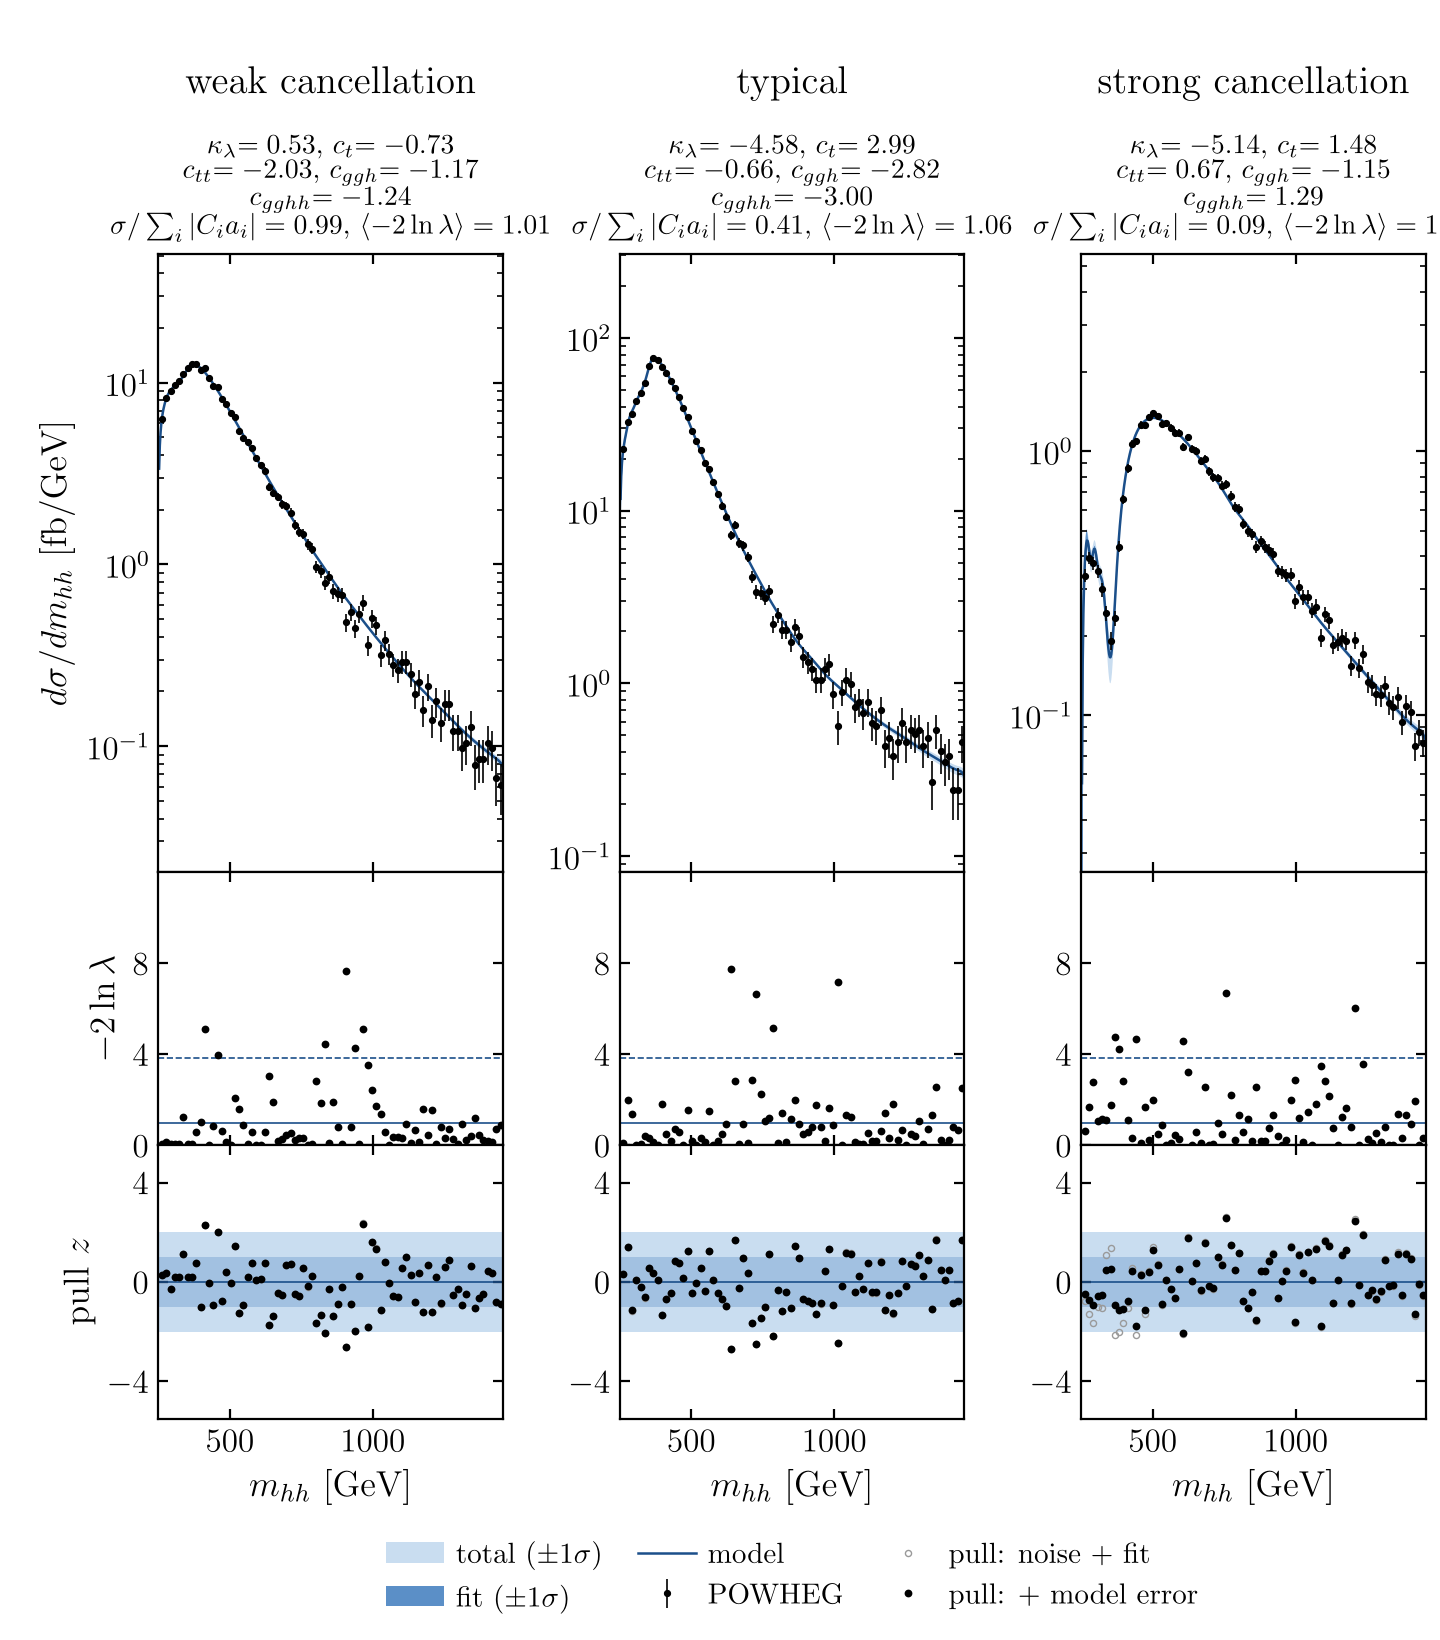

Here is the Python script that generated this plot:
# Paper figure: three test spectra, chosen by how strongly their 23 terms cancel
# (weak, typical, strong; in each case the spectrum with the median likelihood-ratio
# statistic of its cancellation fifth).  For each: the spectrum, the per-bin
# likelihood-ratio statistic -2 ln lambda, lambda = P(n; mu)/P(n; n), and the pull z(m) = (n - mu)/sd.
import numpy as np, matplotlib.pyplot as plt
exec(open('smooth_common.py').read())
plt.rcParams.update({"text.usetex": True, "font.family": "serif", "font.size": 13})
mg, dens, dvar, dS, epsg, th = D['mg'], D['dens'], D['dvar'], D['dS'], D['epsg'], D['th']
nS = len(T); edges = 255 + 15 * np.arange(81); mhh = edges[:-1] + 7.5

# per-bin -2 ln lambda (the 'Poisson deviance'; event counts n, predicted counts mu) and pulls
d = deviance
z_full = (T - f) / np.sqrt(noise + v + disc2)          # Poisson noise + fit + model-error term
z_part = (T - f) / np.sqrt(noise + v)                  # without the model-error term

# degree of cancellation of each spectrum: sigma / sum_i |C_i a_i|  (1 = no cancellation)
canc = f.sum(1) / S.sum(1)
fifth = np.digitize(canc, np.quantile(canc, [0.2, 0.4, 0.6, 0.8]))    # 0 = strongest
def median_dev(g):
    idx = np.where(fifth == g)[0]
    return idx[np.argsort(devN[idx])[len(idx) // 2]]
cols = [('weak cancellation', median_dev(4)), ('typical', median_dev(2)),
        ('strong cancellation', median_dev(0))]

names = [r'$\kappa_\lambda$', r'$c_t$', r'$c_{tt}$', r'$c_{ggh}$', r'$c_{gghh}$']
DARK, LIGHT, LINE, GREY = '#5B8FC7', '#C9DDF0', '#1B4F8A', '#9A9A9A'
fig = plt.figure(figsize=(7.2, 8.2))
outer = fig.add_gridspec(1, 3, wspace=0.34, left=0.11, right=0.99, top=0.845, bottom=0.135)
for j, (label, s) in enumerate(cols):
    g = outer[0, j].subgridspec(3, 1, height_ratios=[2.6, 1.15, 1.15], hspace=0.0)
    ax, dx, zx = (fig.add_subplot(g[k]) for k in range(3))

    # spectrum with fit and total bands
    y = 1e3 * dens[s]; sf = 1e3 * np.sqrt(dvar[s]); st = 1e3 * np.sqrt(dvar[s] + (epsg * dS[s])**2)
    ax.fill_between(mg, y - st, y + st, color=LIGHT, lw=0, label=r'total ($\pm1\sigma$)')
    ax.fill_between(mg, y - sf, y + sf, color=DARK, lw=0, label=r'fit ($\pm1\sigma$)')
    ax.plot(mg, y, color=LINE, lw=0.9, label=r'model')
    ok = T[s] > 0
    ax.errorbar(mhh[ok], 1e3 * T[s][ok] / 15, yerr=1e3 * np.sqrt(T[s][ok] * qt[s]) / 15,
                fmt='o', ms=1.6, lw=0.6, color='k', label='POWHEG')
    ax.set_yscale('log')
    lo = np.nanmin(np.where(ok, 1e3 * T[s] / 15, np.nan)); hi = 1e3 * T[s].max() / 15
    ax.set_ylim(max(lo / 3, 1e-6 * hi), hi * 4)
    # the five couplings and two summaries, written above the panel
    vals = [f'{nm}$ = {v_:.2f}$' for nm, v_ in zip(names, th[s])]
    info = (vals[0] + ', ' + vals[1] + '\n' + vals[2] + ', ' + vals[3] + '\n' + vals[4] + '\n'
            + rf'$\sigma/\sum_i|C_i a_i| = {canc[s]:.2f}$,  ' + rf'$\langle -2\ln\lambda\rangle = {devN[s]:.2f}$')
    ax.text(0.5, 1.02, info, transform=ax.transAxes, ha='center', va='bottom', fontsize=10, linespacing=1.15)
    ax.set_title(label, fontsize=14, pad=58)

    # -2 ln lambda per bin; reference: 1 (its mean for a correct model), 3.84 (95% point of chi2_1)
    dx.axhline(1, color=LINE, lw=0.6); dx.axhline(3.84, color=LINE, lw=0.6, ls='--')
    dx.plot(mhh, d[s], 'o', ms=1.8, color='k')
    dx.set_ylim(0, 12); dx.set_yticks([0, 4, 8])
    big = d[s] > 12
    dx.plot(mhh[big], np.full(big.sum(), 11.6), '^', ms=2.6, color='k')   # off scale

    # pulls: with (filled) and without (open grey) the model-error term
    zx.axhspan(-2, 2, color=LIGHT, lw=0); zx.axhspan(-1, 1, color=DARK, alpha=0.35, lw=0)
    zx.axhline(0, color=LINE, lw=0.6)
    zx.plot(mhh, np.clip(z_part[s], -5.8, 5.8), 'o', ms=2.2, mfc='none', mec=GREY, mew=0.5,
            label='noise + fit')
    zx.plot(mhh, np.clip(z_full[s], -5.8, 5.8), 'o', ms=1.8, color='k', label='+ model error')
    zx.set_ylim(-5.5, 5.5); zx.set_yticks([-4, 0, 4])

    for a_ in (ax, dx, zx):
        a_.set_xlim(250, 1455); a_.set_xticks([500, 1000])
        a_.tick_params(labelsize=12, direction='in', which='both', top=True, right=True)
    ax.tick_params(labelbottom=False); dx.tick_params(labelbottom=False)
    zx.set_xlabel(r'$m_{hh}$ [GeV]', fontsize=13)
    if j == 0:
        ax.set_ylabel(r'$d\sigma/dm_{hh}$ [fb/GeV]', fontsize=13)
        dx.set_ylabel(r'$-2\ln\lambda$', fontsize=13)
        zx.set_ylabel(r'pull $z$', fontsize=13)
    if j == 0:
        h1, l1 = ax.get_legend_handles_labels(); h2, l2 = zx.get_legend_handles_labels()
fig.legend(h1 + h2, l1 + ['pull: noise + fit', 'pull: + model error'], ncol=3, fontsize=10.5,
           frameon=False, loc='lower center', bbox_to_anchor=(0.55, 0.0), columnspacing=1.2,
           handletextpad=0.4)
fig.savefig('fig_spectra_dz.pdf'); fig.savefig('fig_spectra_dz.png', dpi=200)
for label, s in cols:
    print(label, int(s), 'canc', round(canc[s], 3), '<d>', round(devN[s], 3),
          'sd z full', round(np.nanstd(z_full[s]), 2), 'sd z part', round(np.nanstd(z_part[s]), 2))
